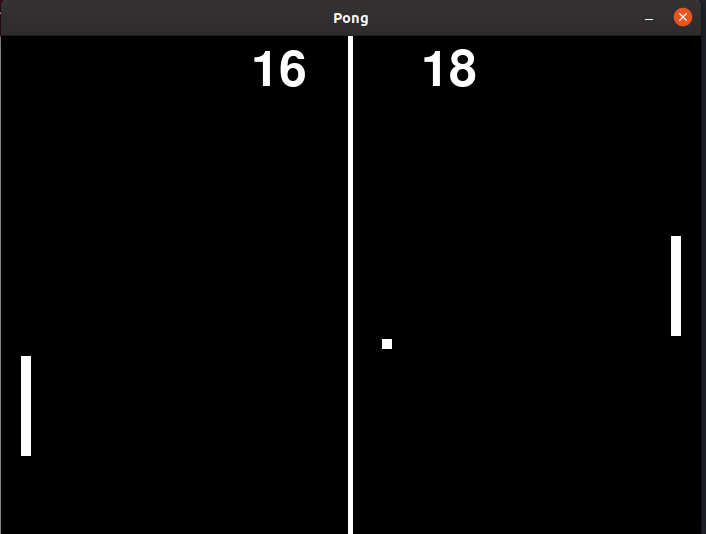
#> input picture pong-game.png, 706 x 534 px, found by its file name
$ python tcpserver.py
#> lines starting #> are read from the running program, lines starting #| are printed output that depends on the picture
import socket
import cv2
from io import BytesIO
import numpy as np
cv2.imshow('asdfasdf',cv2.imread('pong-game.png')[:300,:200,:])
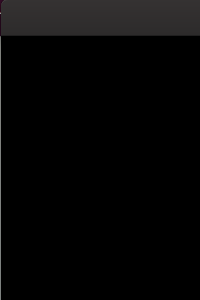
#> window 'asdfasdf': shape (300, 200, 3); mean B, G, R 6.1, 6.1, 6.4
cv2.waitKey(0)
cv2.destroyAllWindows()
def server():
  #host = socket.gethostname()   # get local machine name
  port = 18000  # Make sure it's within the > 1024 $$ <65535 range

#> (the run stopped early here; a loop or call above may not have finished)
